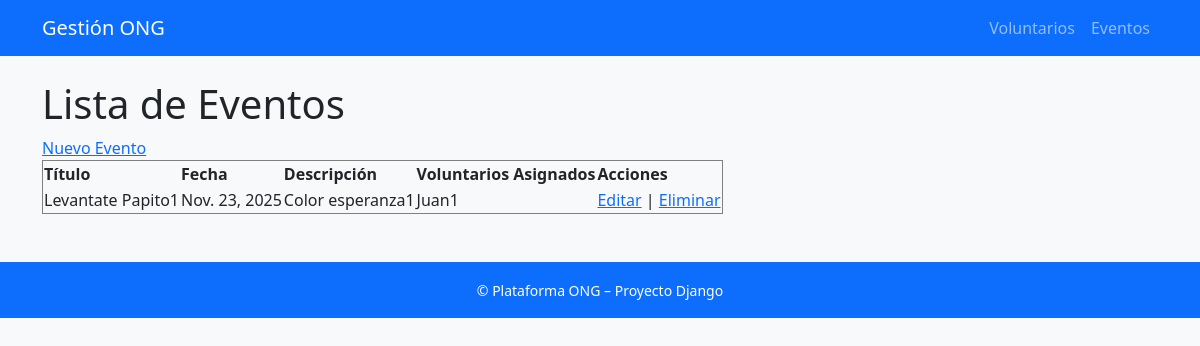
The page / on the database its author committed.
### voluntarios/models.py (models this page shows, shortened)
class Evento(models.Model):
    titulo = models.CharField(max_length=255)
    fecha = models.DateField()
    descripcion = models.TextField()
    voluntarios = models.ManyToManyField(Voluntario, blank=True)

class Voluntario(models.Model):
    nombre = models.CharField(max_length=255)
    email = models.EmailField(unique=True)
    telefono = models.CharField(max_length=20)

### voluntarios/views.py (the view)
# urls.py: path("", views.evento_list, name="home"),
def evento_list(request):
    eventos = Evento.objects.all()
    return render(request, "voluntarios/evento_list.html", {"eventos": eventos})

### voluntarios/templates/voluntarios/evento_list.html
{% extends 'base.html' %}
{% block content %}
<h1>Lista de Eventos</h1>
<a href="{% url 'evento_create' %}">Nuevo Evento</a>
<table border="1">
    <tr>
        <th>Título</th>
        <th>Fecha</th>
        <th>Descripción</th>
        <th>Voluntarios Asignados</th>
        <th>Acciones</th>
    </tr>
    {% for e in eventos %}
    <tr>
        <td>{{ e.titulo }}</td>
        <td>{{ e.fecha }}</td>
        <td>{{ e.descripcion }}</td>
        <td>
            {% for v in e.voluntarios.all %}
                {{ v.nombre }}{% if not forloop.last %}, {% endif %}
            {% endfor %}
        </td>
        <td>
            <a href="{% url 'evento_update' e.id %}">Editar</a> |
            <a href="{% url 'evento_delete' e.id %}">Eliminar</a>
        </td>
    </tr>
    {% endfor %}
</table>
{% endblock %}

### rows shown on the page
Evento: titulo "Levantate Papito1", fecha "Nov. 23, 2025", descripcion "Color esperanza1"
Voluntario: nombre "Juan1"
